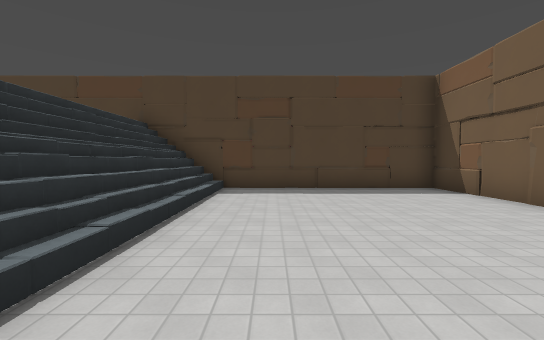
View 1 (above)

21 first-person views from a walk through a Godot game level. The camera is 1.5 m above the floor, tilts 2° down and sees 90° across. The floor is counted in squares, 2 m on a side. Each view is taken from the middle of a square. On the plan, view 1 faces up. The plan holds only what a view shows up to about 10 squares ahead; the rest is blank. The place goes on beyond the plan. Surface patterns are stand-ins for the level's own textures.

View 2
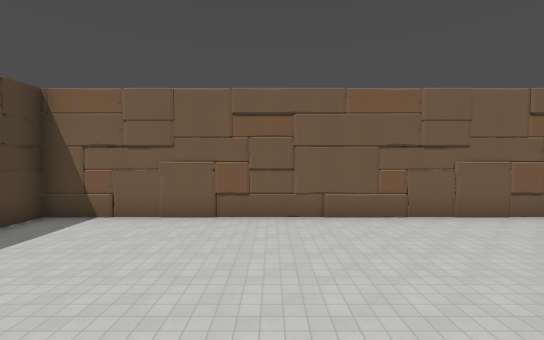

View 3
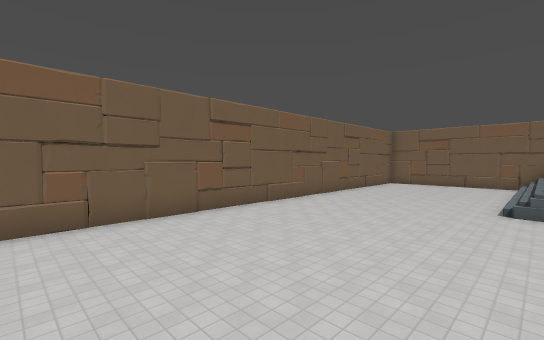

View 4
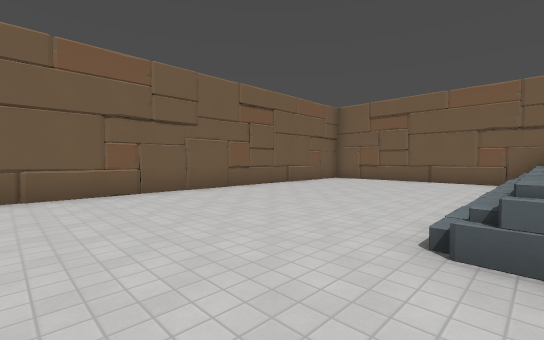

View 5
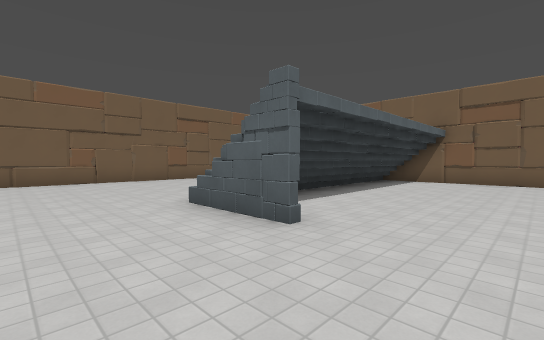

View 6
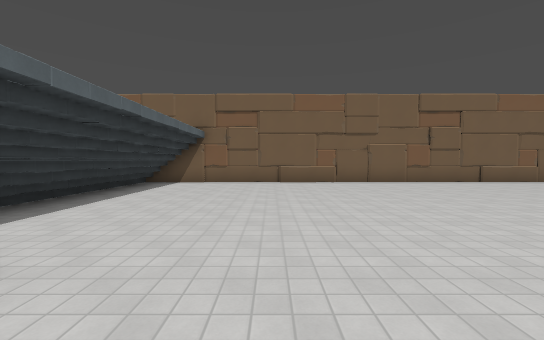

View 7
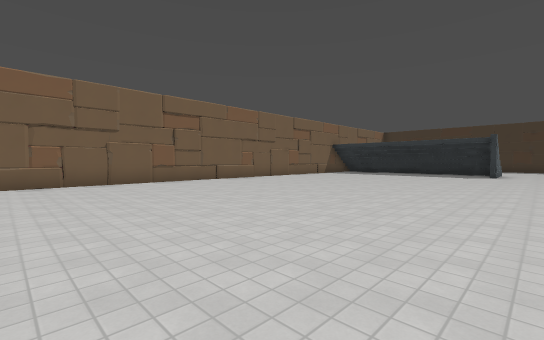

View 8
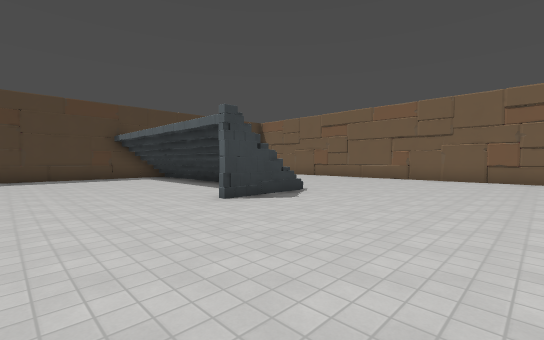

View 9
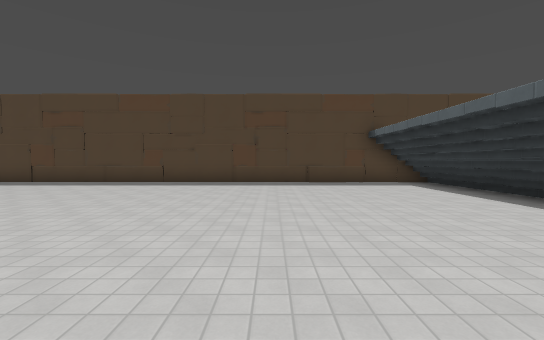

View 10
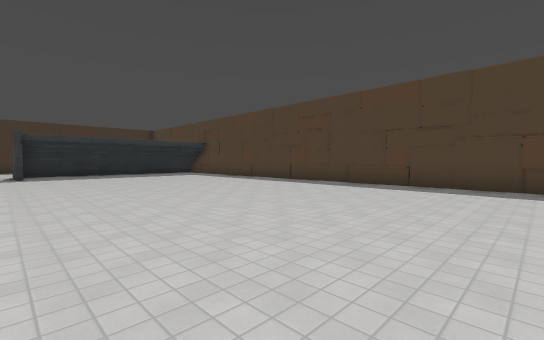

View 11
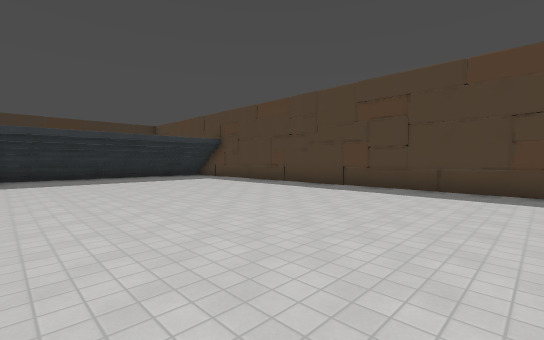

View 12
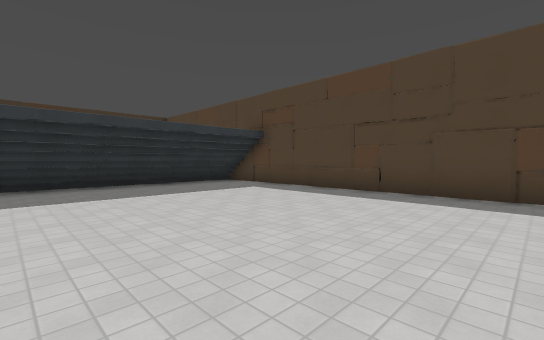

View 13
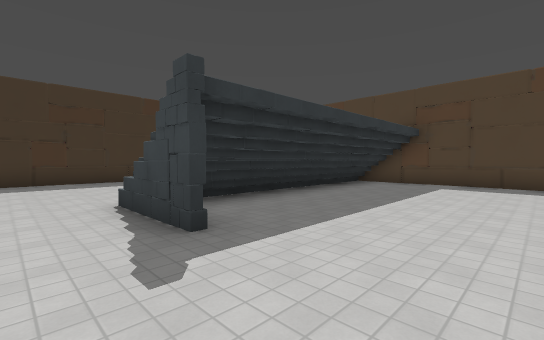

View 14
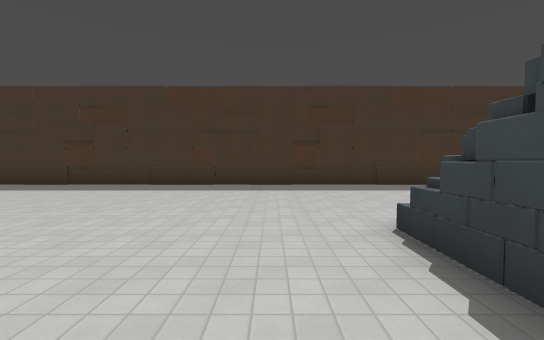

View 15
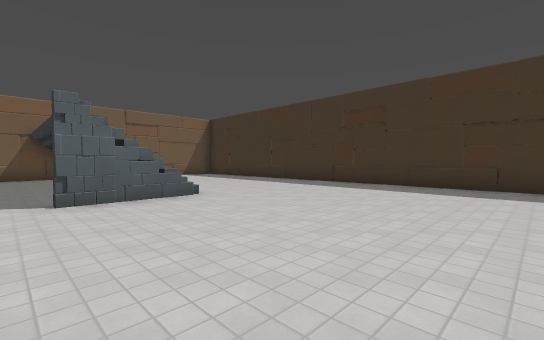

View 16
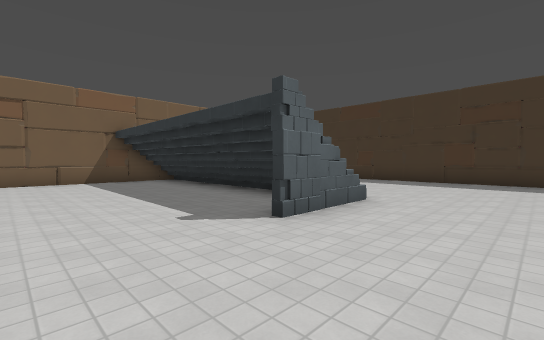

View 17
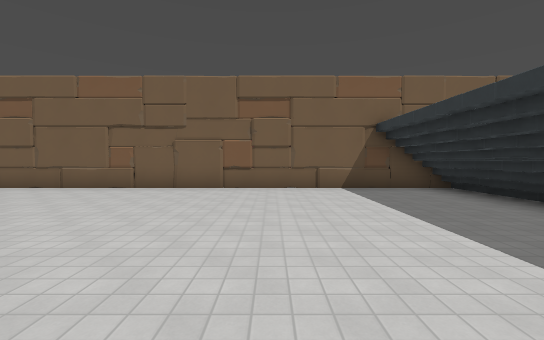

View 18
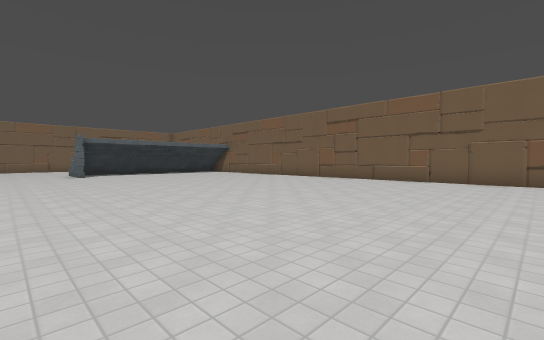

View 19
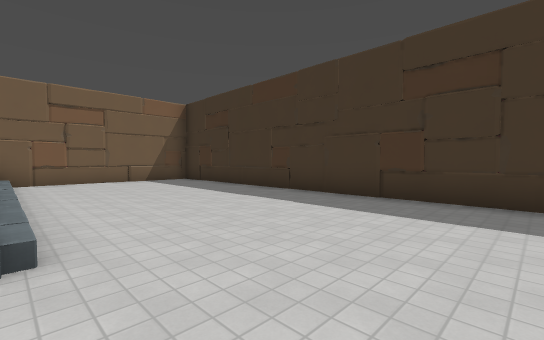

View 20
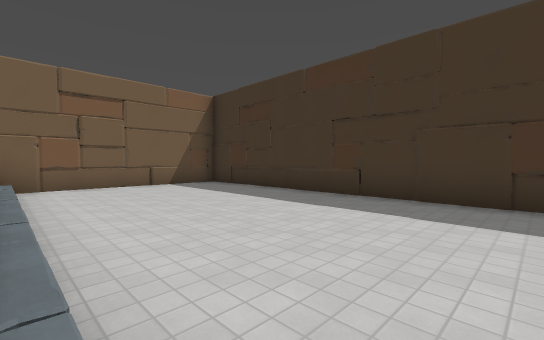

View 21
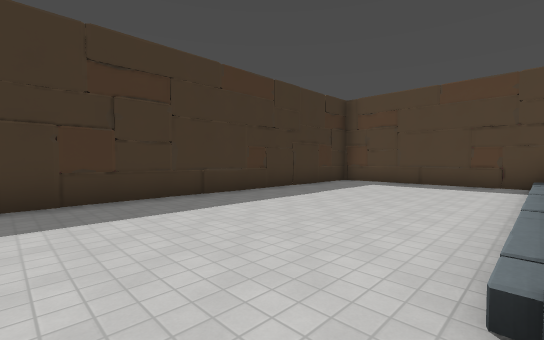

### Floor plan
Key: @ floor where view 1 was taken; # wall or solid block; . floor; / step, stairs or slope; = window, fence, low wall or low ledge.
Columns run from 30 left of view 1 to 5 right of it. Each row starts with its distance up from view 1.
  8 ####################################
  7 #.....//#..................#/......#
  6 #.....///..................//......#
  5 #.....///..................//......#
  4 #.....///..................//......#
  3 #.....///..................//......#
  2 #.....///..................//......#
  1 #.....///................../ ......#
  0 #.....//=.................# /.@....#
 -1 #..................................#
 -2 #...........           ............#
 -3 #.........             ............#
 -4 #.........             ............#
 -5 #.........             ............#
 -6 #..................................#
 -7 #..................................#
 -8 #.........................#........#
 -9 #.....//#.................. /......#
-10 #.....///..................//......#
-11 #.....///..................//......#
-12 #.....///..................//......#
-13 #.....///..................//......#
-14 #.....///..................//......#
-15 #.....///..................//.....
-16 #.....//=.................. /....
-17 #################################

Where each view was taken, in squares from view 1:
view 1: 0 up, 0 right, facing up
view 2: 2 up, 2 left, facing right
view 3: 0 up, 2 left, facing down-right
view 4: 6 down, 2 left, facing down-right
view 5: 6 down, 6 left, facing down-right
view 6: 7 down, 6 left, facing down
view 7: 7 down, 7 left, facing down-left
view 8: 5 down, 7 left, facing up-right
view 9: 2 down, 7 left, facing up
view 10: 1 down, 8 left, facing up-left
view 11: 0 up, 11 left, facing up-left
view 12: 1 up, 15 left, facing up-left
view 13: 2 down, 19 left, facing up-left
view 14: 2 down, 21 left, facing left
view 15: 3 down, 21 left, facing down-left
view 16: 6 down, 19 left, facing down-left
view 17: 9 down, 19 left, facing down
view 18: 6 down, 18 left, facing down-right
view 19: 6 down, 24 left, facing down-left
view 20: 8 down, 24 left, facing down-left
view 21: 2 down, 24 left, facing up-left
